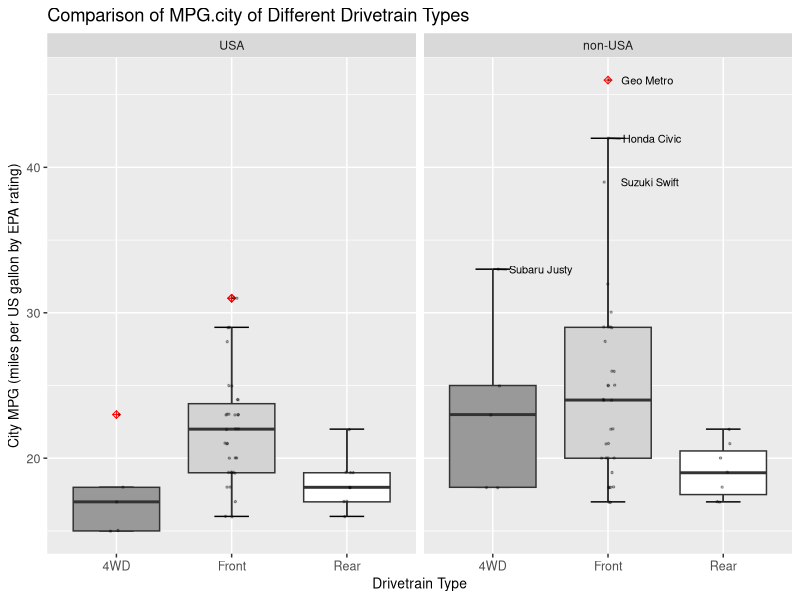

R code for this plot:
# [Portfolio] Component II: Data Visualization_Graphic Design 


# Loading all packages, the data frame Cars93 is built in MASS package. 
library(ggplot2)
library(ggrepel)
library(MASS)


# Create a separate data.frame with outliers found using the level of 1.5*IQR
out <- aggregate(MPG.city~DriveTrain,data=Cars93,FUN=function(x){
  c(IQR(x),Q1=quantile(x,.25),Q3=quantile(x,.75))})
out <- do.call(data.frame,out)
names(out)[-1] <- c("IQR","Q1","Q3")
Cars_93 <- merge(Cars93,out,all.x=TRUE)
Cars_93$Flag <- (Cars_93$MPG.city < (Cars_93$Q1-1.5*Cars_93$IQR))|(Cars_93$MPG.city > (Cars_93$Q3+1.5*Cars_93$IQR))
out <- Cars_93[which(Cars_93$Flag),]


# using ggplot2 to construct boxplots 
ggplot(data = Cars_93, aes(x=factor(DriveTrain), y=MPG.city,fill=DriveTrain))+
  stat_boxplot(geom = "errorbar", width = 0.3) +
  geom_boxplot(outlier.colour = "red",
               outlier.size = 1.5, outlier.shape = 9)+
  geom_jitter(width = 0.06, height = 0.04, size = 0.5, alpha = 0.3)+
  facet_wrap(~factor(Origin))+
  labs(title = "Comparison of MPG.city of Different Drivetrain Types",
       x="Drivetrain Type", y="City MPG (miles per US gallon by EPA rating)")+
  geom_text_repel(data = out, label = out$Make, hjust = -0.25,vjust=0.55, size=2.8)+
  scale_fill_grey(start = 0.6, end = 1)+
  theme(axis.title = element_text(size = 10),axis.text = element_text(size = 9),
        legend.position = "none")




